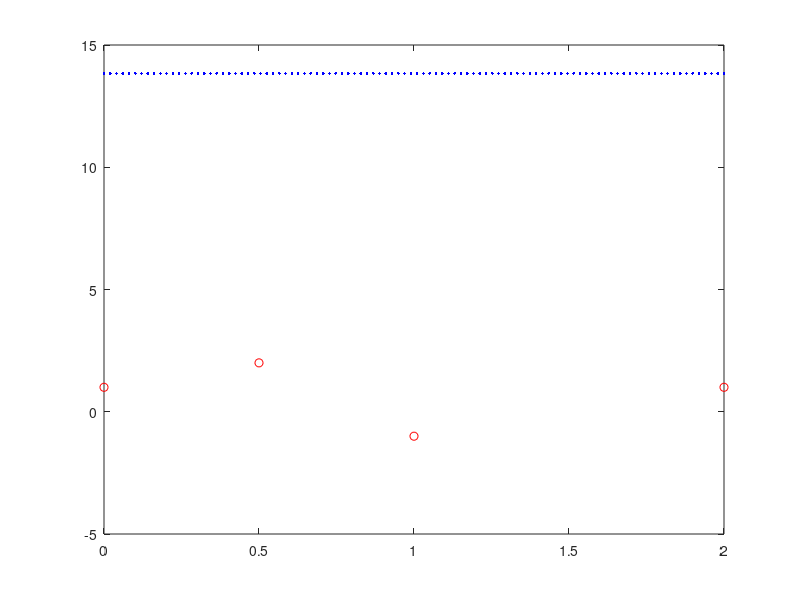

The MATLAB source for this figure: (Note: this script raises an error after producing the figure.)
%% Interpolating with polyfit

% Given a set of datas in (x, y), let's fit them with polyfit

x = [3 6 7 14 21];
y = [8 4 5 5 7];
c = polyfit(x,y,4);

% Evaluating the polynomial interpolating x and y in the point exp(0.7)

p = polyval(c, exp(0.7));

% Interpolating 4 coordinates (X,Y)

x = [0 1 2 1/2];
y = [1 -1 1 2]; 
c=polyfit(x,y,length(x)-1);
z=linspace(min(x),max(x));
p1 = polyval(c,z);
plot(x,y,'ro',z,p,'b');

% Interpolating a function

f = @(x) cos(1./x);
x_nodi = linspace(0.2,1,3);
y_nodi = f(x_nodi);
z = f(0.8);
c2 = polyfit(x_nodi,y_nodi,2);
p2 = polyval(c_2,0.8);
risultato=abs(z-p_2);

% Using polyfit and polyval to interpolate

n=7;
%nodes
x=linspace(-1,1,n); 
x1=linspace(-1,1);
f= @(x) exp(x)./((x.^2)+1); %funzione
y=f(x);
y1=f(x1);
c=polyfit(x,y,n-1); 
p=polyval(c,x);
p3=polyval(c,x1);
err=norm(y1-p1,inf);

% Chebyshev Interpolation

% equispaced nodes
x=linspace(0,1,8); 
% Declare anonymous function
f= @(x) atan(x.*(x+1)); 
% Evaluate the anonymous function
y=f(x); 
% Evaluating in 0.5 e 0.7
y1=f(0.5);
y2=f(0.7);
% Evaluating the Polynomial that interpolates the function
c=polyfit(x,y,7);
p1=polyval(c,0.5);
p4=polyval(c,0.7);
err1=abs(y1-p1);
err2=abs(y2-p2);
